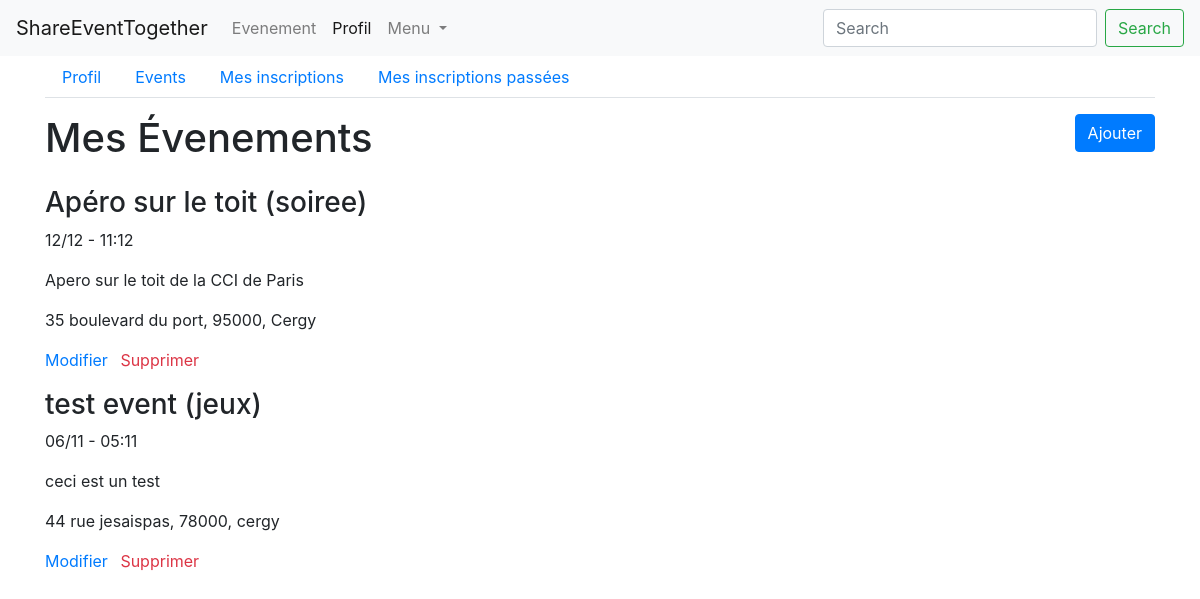
/profile/evenements (signed in), run on an earlier commit of the app's database.
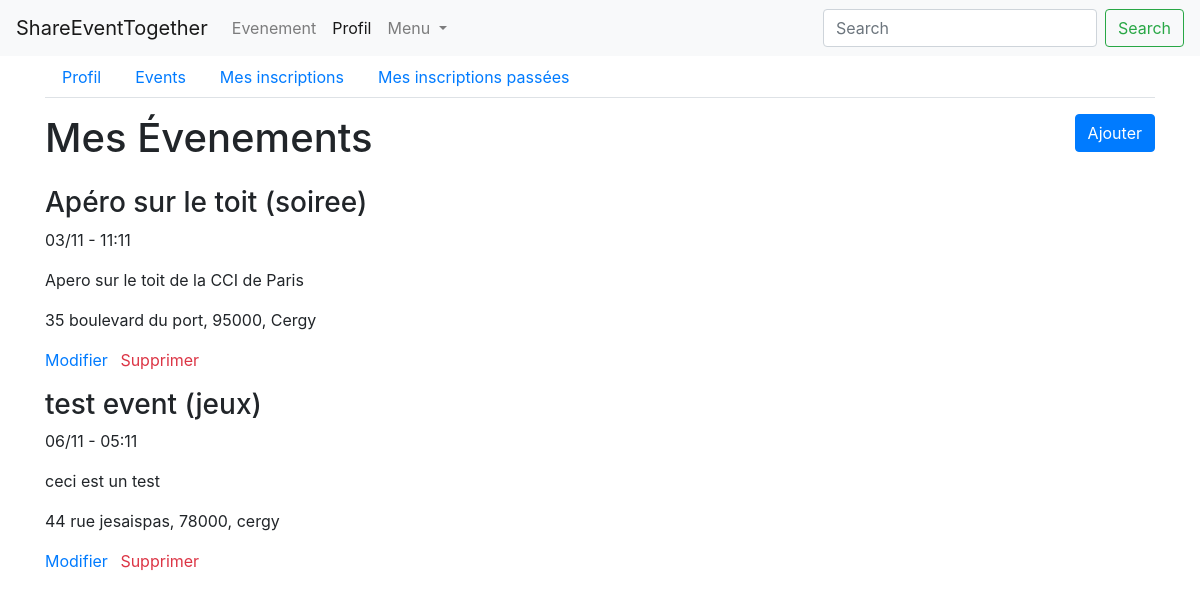
And on a later commit of the database.
### events/models.py (models this page shows, shortened)
class Event(models.Model):
    PARTY_CATEGORY = 'soiree'
    GAME_CATEGORY = 'jeux'
    TOURISM_CATEGORY = 'tourisme'
    AREA_CATEGORY = 'plein air'
    CATEGORY_CHOICES = (
        (PARTY_CATEGORY, 'soiree'),
        (GAME_CATEGORY, 'jeux'),
        (TOURISM_CATEGORY, 'tourisme'),
        (AREA_CATEGORY, 'plein air')
    )
    person = models.ForeignKey('persons.Person', on_delete=models.CASCADE)
    title = models.CharField('titre', max_length=150)
    description = models.TextField('description')
    address = models.CharField('adresse', max_length=100)
    zip_code = models.IntegerField('code postal')
    city = models.CharField('ville', max_length=50)
    category = models.CharField('categorie', choices=CATEGORY_CHOICES, max_length=20)
    created_at = models.DateTimeField('crée à', auto_now=True)
    event_date = models.DateTimeField('date evenement', auto_now=False)

### events/views/events.py (the view)
# urls.py: path('profile/evenements', ProfileEventDetailsView.as_view(), name='profil-events'),
class ProfileEventDetailsView(PersonView):
    def get(self, request):
        user = request.user
        events = get_events_by_user(user)
        user = request.user
        context = {
            'user': user,
            'events': events,
            'navigation_items': navigation.navigation_items(navigation.NAV_PROFIL),
        }
        return render(request, 'persons/events/my_events_details.html', context)

### events/models_helpers.py (called while the page is built)
def get_events_by_user(user):
    return Event.objects.filter(person__user=user)

### events/navigation.py (called while the page is built)
def navigation_items(selected_item=None):
    items = []
    for name, shortcut in NAV_ITEMS:
        items.append({
            'name': name,
            'url': reverse(shortcut),
            'active': True if selected_item == name else False,
        })
    return items

### events/templates/persons/events/my_events_details.html (shortened to what this page needs)
{% extends 'persons/base_navbar.html' %}
{% block content %}
    <div class="row">
        <div class="col">
            <div class="row">
                <div class="col">
                    <ul class="nav nav-tabs">
                        <li class="nav-item">
                            <a class="nav-link" href="{% url 'profil' %}">Profil</a>
                        </li>
                        <li class="nav-item">
                            <a class="nav-link" href="{% url 'profil-events' %}">Events</a>
                        </li>
                        <li class="nav-item">
                            <a class="nav-link" href="{% url 'profil-registered_events' %}">Mes inscriptions</a>
                        </li>
                        <li class="nav-item">
                            <a class="nav-link" href="{% url 'profil-finished-events' %}">Mes inscriptions passées</a>
                        </li>
                    </ul>
                </div>
            </div>
            <div class="row">
                <div class="col mt-3">
                    <div class="row">
                        <h1 class="col-md-7">Mes Évenements</h1>
                        <div class="col-md-5 text-right">
                            {% if user.pk %}
                                <a class="btn btn-primary" href="{% url 'create-event' %}">Ajouter</a>
                            {% endif %}
                        </div>
                    </div>
                    {% for event in events %}
                        <div class="row ">
                            <div class="col">
                                <h3 class="col-md-12 p-0 mt-3">{{ event.title }} ({{ event.category }})</h3>
                                <p>{{ event.event_date|date:'d/m - h:m' }}</p>
                                <p>{{ event.description }}</p>
                                <p>{{ event.address }}, {{ event.zip_code }}, {{ event.city }}</p>
                                <a href="{% url 'edit-event' event.pk %}" class="text-primary mr-2">Modifier</a>
                                <a href="{% url 'delete-event' event.pk %}" class="text-danger" data-toggle="modal"
                                   data-target="#close_modal">Supprimer</a>
                            </div>
                        </div>
                    {% empty %}
                        <p>Il n'y a pas d'évenements pour le moment</p>
                    {% endfor %}
                </div>
            </div>
        </div>
    </div>
{% endblock %}

What changed in the data, as far as the page shows it:
changed Event "Apéro sur le toit": event_date "12/12 - 11:12" → "03/11 - 11:11"
